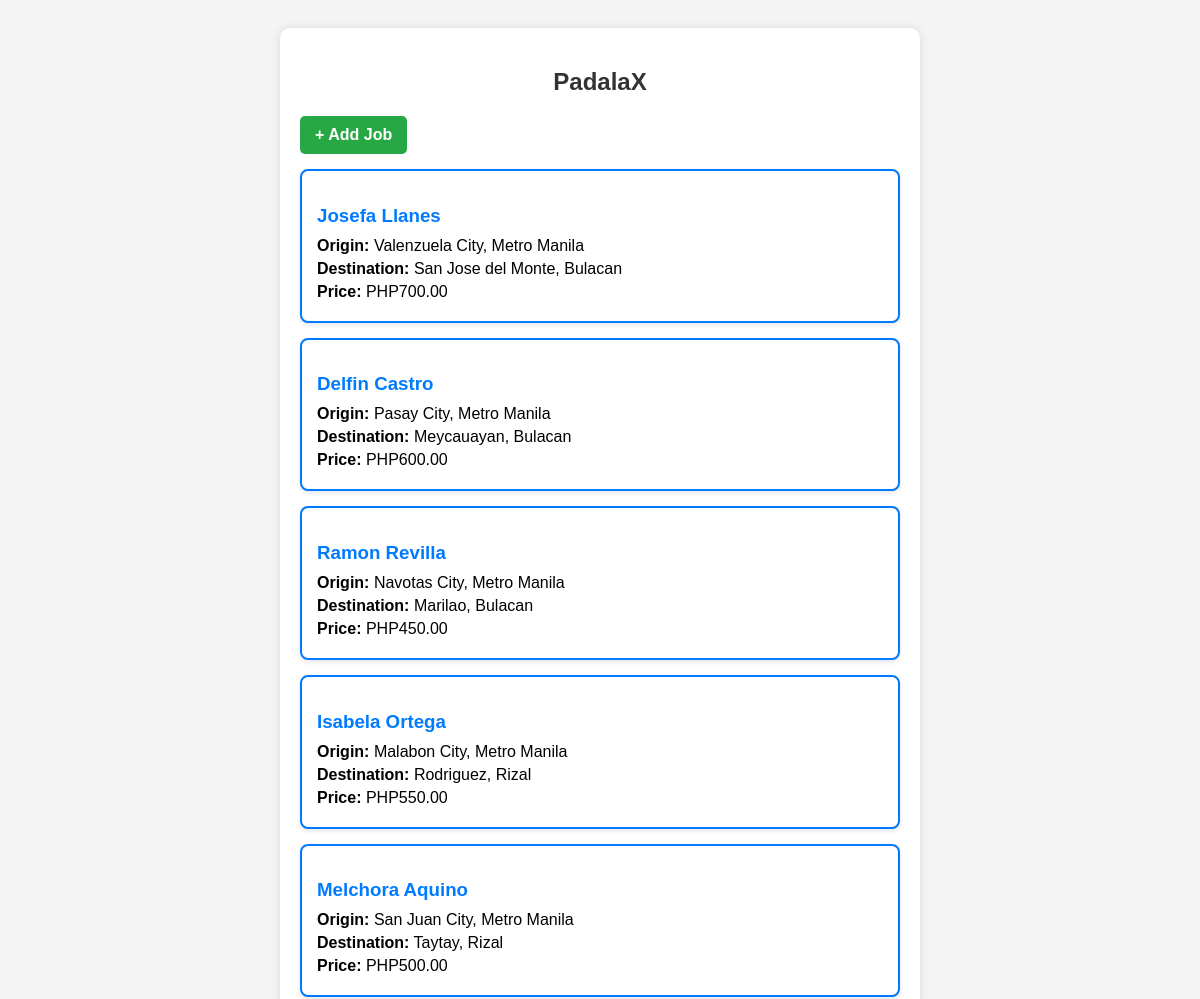
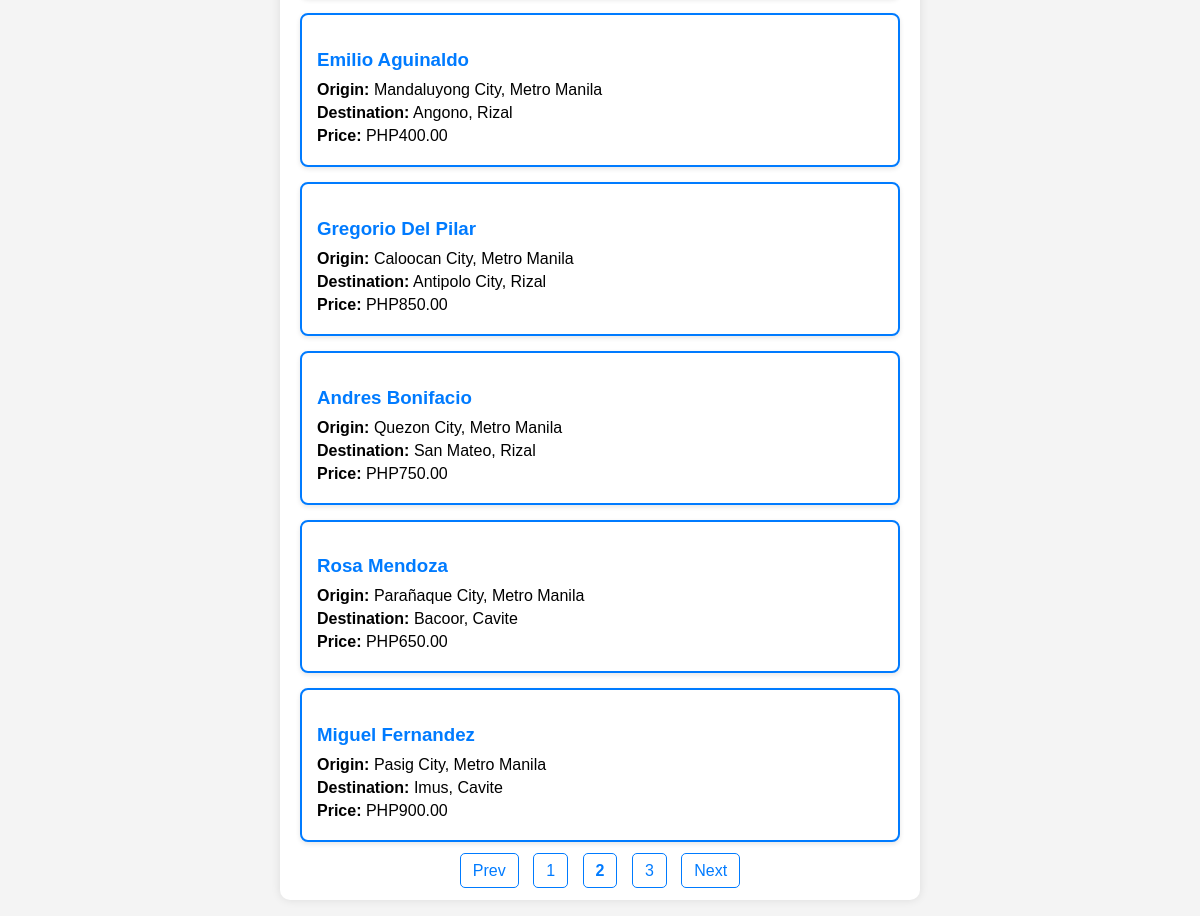
Screenshot of /?page=2 with the database file from the repository (2 pictures, top to bottom).
### tables this page shows
CREATE TABLE `job_postings` (
  `id` int(11) NOT NULL,
  `client_name` varchar(100) NOT NULL,
  `origin` varchar(100) NOT NULL,
  `destination` varchar(100) NOT NULL,
  `price` decimal(10,2) NOT NULL
);

### fetch_jobs.php (the view)
<?php
include 'config.php';
$limit = 10;
$page = isset($_GET['page']) ? (int)$_GET['page'] : 1;
$offset = ($page - 1) * $limit;
$total_query = $conn->query("SELECT COUNT(*) AS total FROM job_postings");
$total_jobs = $total_query->fetch(PDO::FETCH_ASSOC)['total'];
$total_pages = ceil($total_jobs / $limit);
$sql = "SELECT id, client_name, origin, destination, price
        FROM job_postings
        ORDER BY id DESC
        LIMIT :limit OFFSET :offset";
$stmt = $conn->prepare($sql);
$stmt->bindParam(':limit', $limit, PDO::PARAM_INT);
$stmt->bindParam(':offset', $offset, PDO::PARAM_INT);
$stmt->execute();
$jobs = $stmt->fetchAll(PDO::FETCH_ASSOC);
foreach ($jobs as $job): ?>
    <div class="job-box">
        <h3><a href="details.php?id=<?= $job['id']; ?>"><?= htmlspecialchars($job['client_name']); ?></a></h3>
        <p><strong>Origin:</strong> <?= htmlspecialchars($job['origin']); ?></p>
        <p><strong>Destination:</strong> <?= htmlspecialchars($job['destination']); ?></p>
        <p><strong>Price:</strong> PHP<?= htmlspecialchars($job['price']); ?></p>
    </div>
<?php endforeach; ?>
<div class="pagination">
    <?php if ($page > 1): ?>
        <a href="?page=<?= $page - 1 ?>">Prev</a>
    <?php endif; ?>
    <?php for ($i = 1; $i <= $total_pages; $i++): ?>
        <a href="?page=<?= $i ?>" <?= $i == $page ? 'style="font-weight: bold;"' : '' ?>><?= $i ?></a>
    <?php endfor; ?>
    <?php if ($page < $total_pages): ?>
        <a href="?page=<?= $page + 1 ?>">Next</a>
    <?php endif; ?>
</div>

### css/styles.css (style rules this page uses)
body { font-family: Arial, sans-serif; background-color: #f4f4f4; padding: 20px; }
.job-box { background: white; border: 2px solid #007BFF; border-radius: 8px; padding: 15px; margin-bottom: 15px; box-shadow: 0 2px 5px rgba(0, 0, 0, 0.1); }
.job-box h3 { color: #007BFF; margin-bottom: 10px; }
.job-box p { margin: 5px 0; font-size: 16px; }
.job-box a { text-decoration: none; color: #007BFF; font-weight: bold; }
.pagination { text-align: center; margin-top: 20px; }
.pagination a { padding: 8px 12px; margin: 0 5px; text-decoration: none; border: 1px solid #007BFF; border-radius: 5px; color: #007BFF; background: white; }

### rows the page displays
job_postings: client_name "Josefa Llanes", origin "Valenzuela City, Metro Manila", destination "San Jose del Monte, Bulacan", price "700.00"
job_postings: client_name "Delfin Castro", origin "Pasay City, Metro Manila", destination "Meycauayan, Bulacan", price "600.00"
job_postings: client_name "Ramon Revilla", origin "Navotas City, Metro Manila", destination "Marilao, Bulacan", price "450.00"
job_postings: client_name "Isabela Ortega", origin "Malabon City, Metro Manila", destination "Rodriguez, Rizal", price "550.00"
job_postings: client_name "Melchora Aquino", origin "San Juan City, Metro Manila", destination "Taytay, Rizal", price "500.00"
job_postings: client_name "Emilio Aguinaldo", origin "Mandaluyong City, Metro Manila", destination "Angono, Rizal", price "400.00"
job_postings: client_name "Gregorio Del Pilar", origin "Caloocan City, Metro Manila", destination "Antipolo City, Rizal", price "850.00"
job_postings: client_name "Andres Bonifacio", origin "Quezon City, Metro Manila", destination "San Mateo, Rizal", price "750.00"
job_postings: client_name "Rosa Mendoza", origin "Parañaque City, Metro Manila", destination "Bacoor, Cavite", price "650.00"
job_postings: client_name "Miguel Fernandez", origin "Pasig City, Metro Manila", destination "Imus, Cavite", price "900.00"
